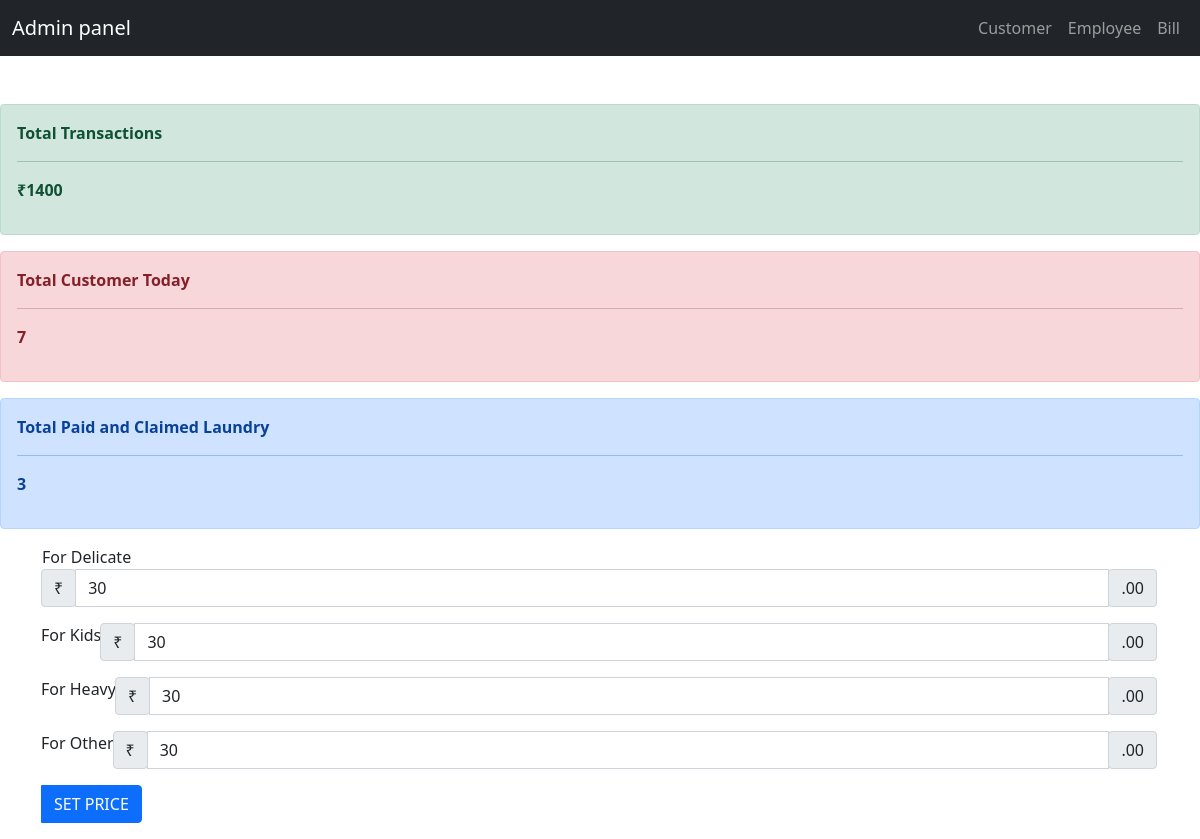
Page /dashboard.php on the committed database.
### tables this page shows
CREATE TABLE `price` (
  `pid` int(11) NOT NULL,
  `heavy` int(11) NOT NULL,
  `delicate` int(11) NOT NULL,
  `kids` int(11) NOT NULL,
  `other` int(11) NOT NULL,
  `date` date NOT NULL DEFAULT current_timestamp()
);

### dashboard.php (the view, shortened to what this page needs)
<!DOCTYPE html>
<html lang="en">
  <head>
    <link
      href="https://cdn.jsdelivr.net/npm/bootstrap@5.1.3/dist/css/bootstrap.min.css"
      rel="stylesheet"
    />
  </head>
  <body>
<?php
$link=new mysqli('localhost','root','','laundry');
$query1=mysqli_query($link,"SELECT sum(total) as total from bill ");
$query2=mysqli_query($link,"SELECT count(cid) as count from customer  ");
$query3=mysqli_query($link,"SELECT count(L_status) as count from user_view where L_status='Done' and P_status='Paid' ");
$t=mysqli_fetch_array($query1);
$total=$t['total'];
$c=mysqli_fetch_array($query2);
$cust=$c['count'];
$cl=mysqli_fetch_array($query3);
$claim=$cl['count'];
?>
    <nav class="navbar navbar-expand-lg navbar-dark bg-dark mb-5">
      <div class="container-fluid">
        <a class="navbar-brand" href="#">Admin panel</a>
        <ul class="navbar-nav mb-2 mb-lg-0">
          <li class="nav-item">
            <a class="nav-link" href="customer.php">Customer</a>
          </li>
          <li class="nav-item">
            <a class="nav-link" href="employee.php">Employee</a>
          </li>
          <li class="nav-item">
            <a class="nav-link" href="bill.php">Bill</a>
          </li>
        </ul>
      </div>
    </nav>
    <div class="alert alert-success ml-4">
      <p>
        <b><large>Total Transactions</large></b>
      </p>
      <hr />
      <p class="text-right">
        <b
          ><large>
         <?="₹" . $total ?>
          </large></b
        >
      </p>
    </div>
    <div class="alert alert-danger ml-4">
      <p>
        <b><large>Total Customer Today</large></b>
      </p>
      <hr />
      <p class="text-right">
        <b
          ><large>
   <?=$cust; ?>
          </large></b
        >
      </p>
    </div>
    <div class="alert alert-primary ml-4">
      <p>
        <b><large>Total Paid and Claimed Laundry</large></b>
      </p>
      <hr />
      <p class="text-right">
        <b
          ><large>
  <?=$claim; ?>
          </large></b
        >
      </p>
    </div>
<?php
$link=new mysqli('localhost','root','','laundry');
$prices=mysqli_query($link,"SELECT * from price");
while($row=mysqli_fetch_array($prices)){
  $h=$row['heavy'];
  $k=$row['kids'];
  $d=$row['delicate'];
  $o=$row['other'];
}
?>
<form action="" method="post">
  <div class="container">
  <div class="input-group mb-3">
    <label>For Delicate</label>
<div class="input-group mb-3">
  <div class="input-group-prepend">
    <span class="input-group-text">₹</span>
  </div>
  <input type="number"  name="delicate" required class="form-control" aria-label="Amount (to the nearest dollar)" placeholder="For Delicate" value="<?php echo $d;  ?>" >
  <div class="input-group-append">
    <span class="input-group-text">.00</span>
  </div>
</div>
<div class="input-group mb-3">
<label>For Kids</label>
  <div class="input-group-prepend">
    <span class="input-group-text">₹</span>
  </div>
  <input type="number" name="kids" required class="form-control" aria-label="Amount (to the nearest dollar)" placeholder="For Kids" value="<?php echo $k;  ?>" >
  <div class="input-group-append">
    <span class="input-group-text">.00</span>
  </div>
</div>
<div class="input-group mb-3">
<label for="">For Heavy</label>
  <div class="input-group-prepend">
    <span class="input-group-text">₹</span>
  </div>
  <input type="number" name="heavy" required class="form-control" aria-label="Amount (to the nearest dollar)" placeholder="For Heavy"  value="<?php echo $h;  ?>" >
  <div class="input-group-append">
    <span class="input-group-text">.00</span>
  </div>
</div>
<div class="input-group mb-3">
<label for="">For Other</label>
  <div class="input-group-prepend">
    <span class="input-group-text">₹</span>
  </div>
  <input type="number" name="other" required class="form-control" aria-label="Amount (to the nearest dollar)" placeholder="For Other" value="<?php echo $o;  ?>" >
  <div class="input-group-append">
    <span class="input-group-text">.00</span>
  </div>
</div>
<input type="submit" name="set" value="SET PRICE" class="btn btn-primary" />
  </div>
</form>
  </body>
</html>

### rows in the picture
price: delicate "30", kids "30", heavy "30", other "30"

### other values in the picture
$total "1400"
$cust "7"
$claim "3"
